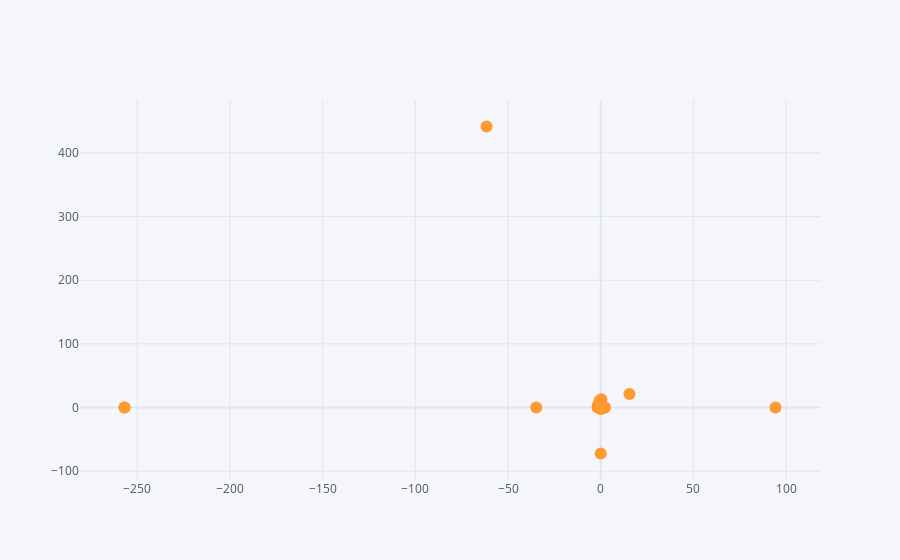

This figure's notebook cell:
### Code cell
data.iplot(kind='scatter',x='net profit',y='total liabilities',mode='markers')

### Figure 1 — Plotly figure (JSON) as saved in the notebook; plotly's stock layout.template omitted (floating-point values rounded to 4 significant figures; data arrays with more than 128 entries replaced by an {"elided": "..."} marker saying what was removed)
{"data": [{"line": {"color": "rgba(255, 153, 51, 1.0)", "dash": "solid", "shape": "linear", "width": 1.3}, "marker": {"size": 12, "symbol": "circle"}, "mode": "markers", "name": "total liabilities", "text": "", "type": "scatter", "x": {"elided": "7027 str values"}, "y": {"elided": "7027 str values"}}], "layout": {"legend": {"bgcolor": "#F5F6F9", "font": {"color": "#4D5663"}}, "paper_bgcolor": "#F5F6F9", "plot_bgcolor": "#F5F6F9", "title": {"font": {"color": "#4D5663"}}, "xaxis": {"gridcolor": "#E1E5ED", "showgrid": true, "tickfont": {"color": "#4D5663"}, "title": {"font": {"color": "#4D5663"}, "text": ""}, "zerolinecolor": "#E1E5ED"}, "yaxis": {"gridcolor": "#E1E5ED", "showgrid": true, "tickfont": {"color": "#4D5663"}, "title": {"font": {"color": "#4D5663"}, "text": ""}, "zerolinecolor": "#E1E5ED"}}}
